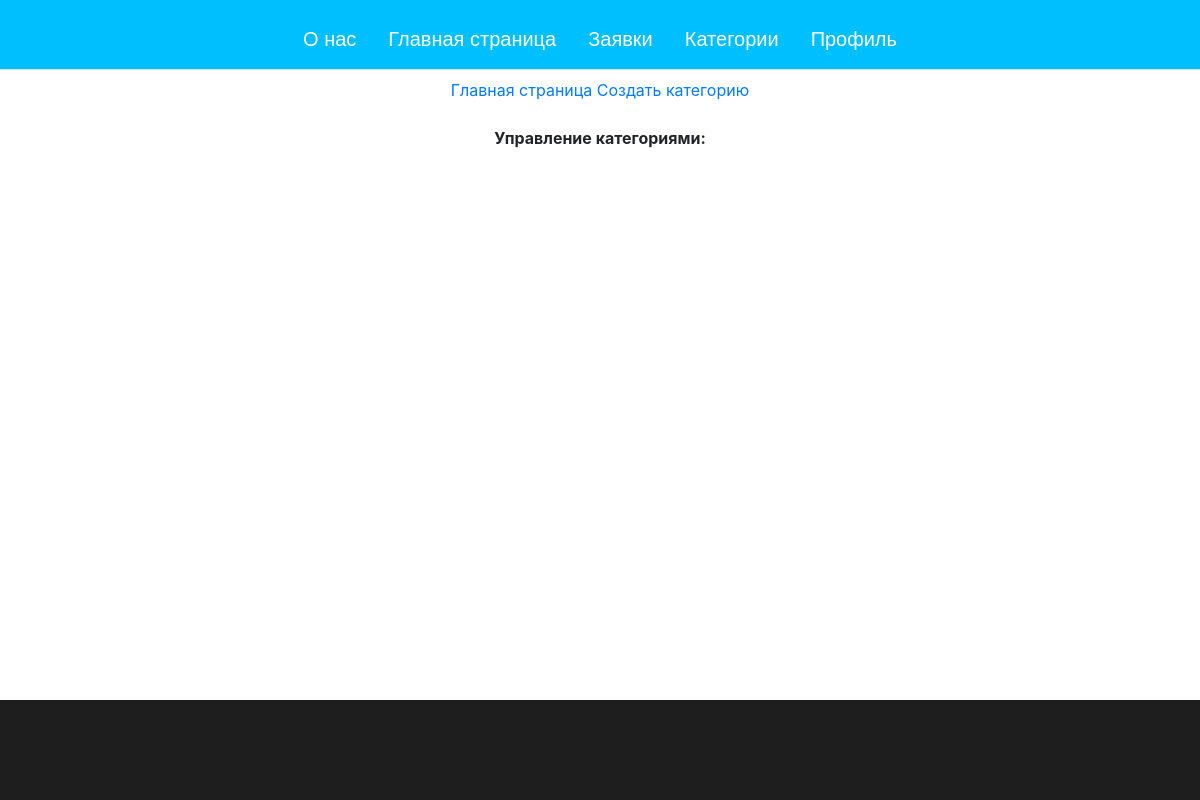
Page /accounts/category-control/ (signed in) on the earlier database version.
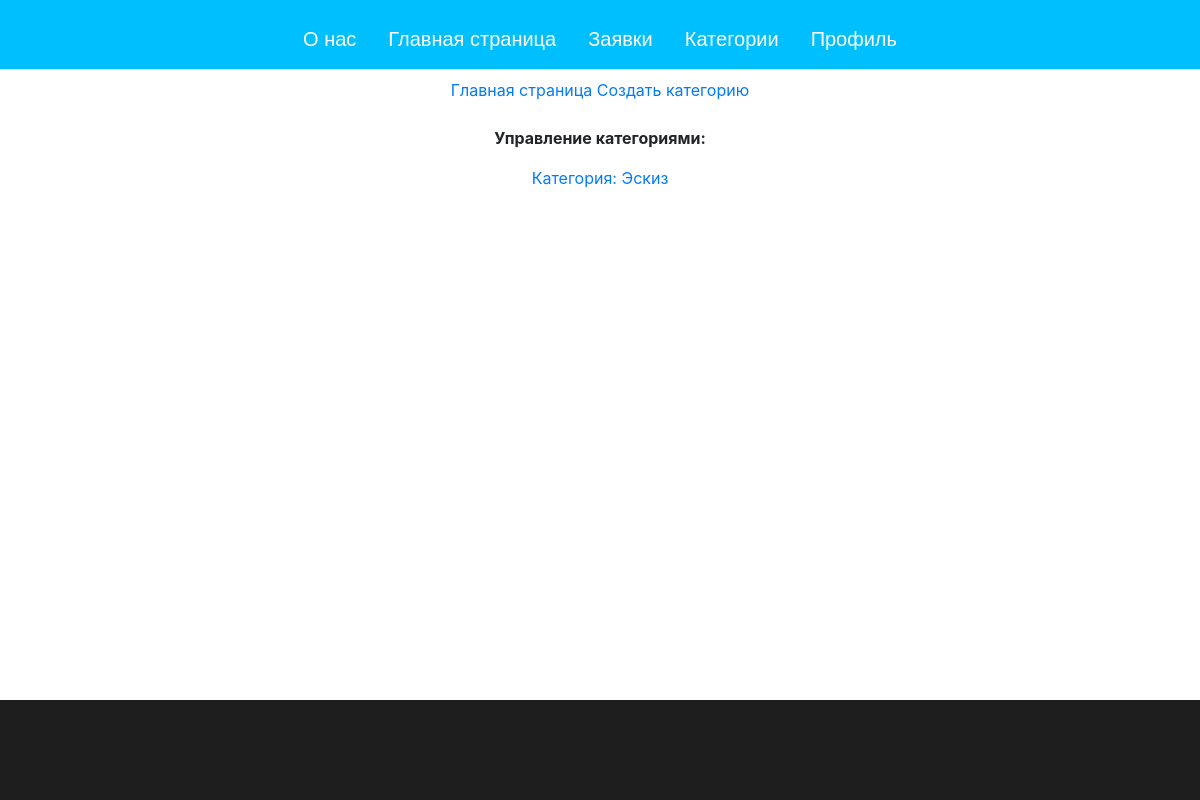
Same page on the later database version.
### accounts/models.py (models this page shows)
class Category(models.Model):
    id = models.AutoField(primary_key=True, unique=True, verbose_name='id')
    name = models.CharField(max_length=30, unique=True, default='Эскиз',
                            help_text='Категории',
                            verbose_name='Категории',
                            error_messages={'unique': "Такая категория уже существует!"})
    class Meta:
        verbose_name = 'Категорию'
        verbose_name_plural = 'Категории'
    def __str__(self):
        return self.name

### accounts/views.py (the view)
# urls.py: path('category-control/', staff_member_required(views.CategoryControl.as_view()),
class CategoryControl(ListView):
    model = Category
    template_name = 'accounts/category_control.html'

### accounts/templates/accounts/category_control.html (shortened to what this page needs)
{% extends 'base.html' %}
{% load static %}
{% block content %}
        <link rel="stylesheet" href="{% static 'category_control.css'%}">
</head>
<body class="text-center">
<div class="container">
  <a class="" aria-current="page" href="{% url 'home' %}">Главная страница</a>
  <a class="" href="{% url 'add_category' %}">Создать категорию</a><br><br>
</div>
     <div class="main">
      <p><strong>Управление категориями:</strong></p>
        {% for category in category_list %}
          <div class="design">
            <p><a href="{% url 'delete_category' category.id %}">Категория: {{category}}</a> </p>
          </div>
        {% endfor %}
    </div>
</body>
{% endblock %}

Differences in the rows shown:
added Category: name "Эскиз"
